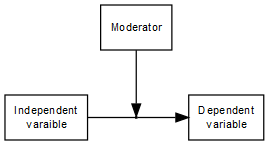

Here is the R script that generated this plot:
#
#          Moderator
#              |
#              |
#    IV ---------------> DV
#
library(DiagrammeR)

code <- "
	digraph mediation_model { 
	  # Nodes  
	  node [shape = rectangle, fontname = Arial, fontsize=9]
	  iv    [pos = '-1,1!', label = 'Independent\nvaraible']
	  blank [pos =  '0,1!', label = '', width = 0.001, height = 0.001]
	  mod   [pos =  '0,2!', label = 'Moderator']
	  dv    [pos =  '1,1!', label = 'Dependent\nvariable']
	    
	  # Hide moderator edges
	  { rank = same; blank mod }
	  
	  # Edges
	  edge [fontname = Arial, fontsize=8]
	  mod -> blank
	  iv -> blank [dir = none]
	  blank -> dv [minlen = 1]

	  # Graph
	  graph [layout = neato, overlap = true, outputorder = edgesfirst]
}"

grViz(code)
